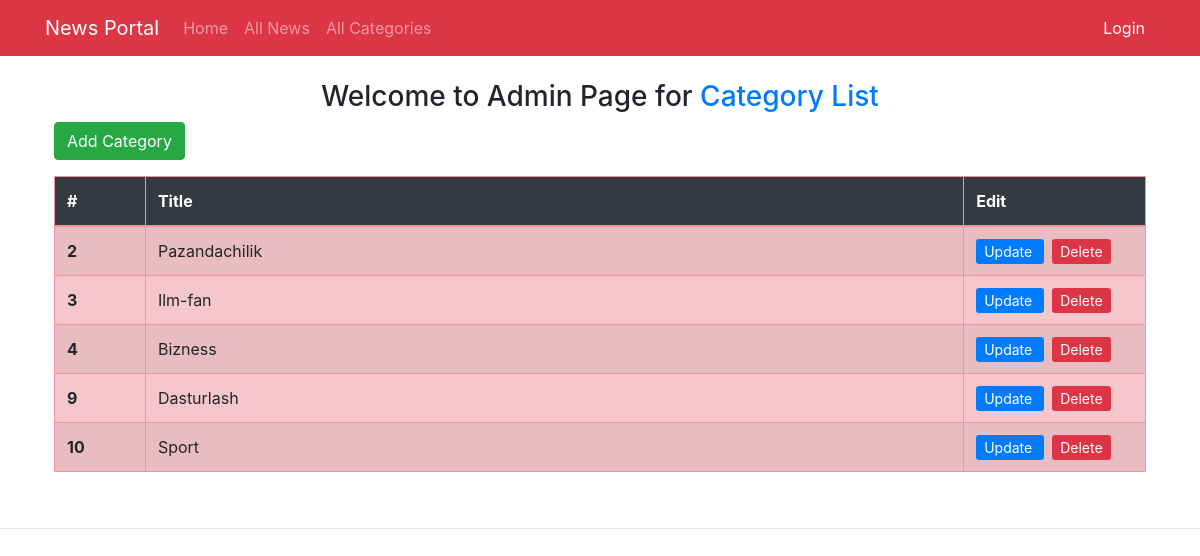
The app's page /admin2/category_list/ with its own data.
### news/models.py (models this page shows, shortened)
class Category(models.Model):
    title = models.CharField(max_length=200, blank=True, null=True)
    image = models.ImageField(blank=True, null=True, upload_to=filepath)
    class Meta:
        verbose_name_plural = 'Categories'

### news/views.py (the view)
# urls.py: path('admin2/category_list/', adminPageCategoryList, name='admin_page_category_list'),
def adminPageCategoryList(request):
    category_list = Category.objects.all()
    context = {
        'category_list': category_list,
    }
    return render(request, 'admin_category/category_list.html', context)

### templates/admin_category/category_list.html (shortened to what this page needs)
{% extends 'base.html' %}
{% block content %}
<div class="container p-4">
<h3 class="text-center">Welcome to Admin Page for <span class="text-primary">Category List</span></h3>
  <a href="{% url 'admin_create_category' %}" class="btn btn-success">Add Category</a>
  <table class="table-danger table-striped table table-bordered border-danger">
  <thead class="table-dark">
    <tr>
      <th class="col-1">#</th>
      <th class="col-9">Title</th>
      <th class="col-2">Edit</th>
    </tr>
  </thead>
  <tbody>
  {% for category in category_list %}
    <tr>
      <th scope="row">{{ category.id }}</th>
      <td>{{category.title}}</td>
      <td class="text-left">
        <a href="{% url 'admin_update_category' category.id %}" class="btn-sm btn-primary mr-2">
          <span>Update</span>
        </a>
        <a href="{% url 'admin_page_category_delete' category.id %}" class="btn-sm btn-danger">
          <span>Delete</span>
        </a>
      </td>
    </tr>
  {% endfor %}
  </tbody>
</table>
</div>
{% endblock %}

### templates/base.html (shortened to what this page needs)
{% load static %}
<!DOCTYPE html>
<html>
<head>
	<link rel="stylesheet" type="text/css" href="{% static 'vendor/bs4/bootstrap.min.css' %}" />
</head>
<body>
	<nav class="navbar navbar-expand-lg navbar-dark bg-danger">
		<div class="container">
		  <a class="navbar-brand" href="{% url 'home' %}">News Portal</a>
			<div class="collapse navbar-collapse" id="navbarNav">
		    <ul class="navbar-nav me-auto mb-2 mb-lg-0">
				{% if not request.user.is_staff %}
					<li class="nav-item">
			        <a class="nav-link" id="home" href="{% url 'home' %}">Home</a>
			      </li>
			      <li class="nav-item">
		        	<a class="nav-link" id="all_news" href="{% url 'all_news' %}">All News</a>
		    	  </li>
			      <li class="nav-item">
			        <a class="nav-link" id="all_category" href="{% url 'all_category' %}">All Categories</a>
			      </li>
				{% endif %}
		    </ul>
		  </div>
			{% if user.is_authenticated %}
			<span class="text-white mr-3">
				{{user.username}}
			</span>
    		<span><a style="font-size: 16px; color: #fff; margin-right: 10px; text-decoration: none;" href="{% url 'logout' %}">Logout</a></span>
			{% else %}
			<span><a href="{% url 'login' %}" style="font-size: 16px; color: #fff; margin-right: 10px; text-decoration: none;">Login</a></span>
			{% endif %}
	  	</div>
    </nav>
    {% block content %}
    {% endblock %}
<hr/>
</body>
</html>

### records on screen
Category: id "2", title "Pazandachilik"
Category: id "3", title "Ilm-fan"
Category: id "4", title "Bizness"
Category: id "9", title "Dasturlash"
Category: id "10", title "Sport"
